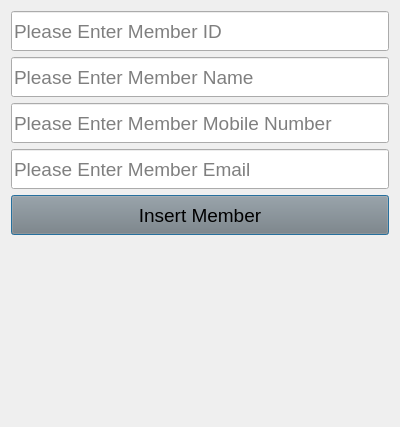
<?xml version="1.0" encoding="UTF-8"?>
<ui version="4.0">
 <class>Dialog</class>
 <widget class="QDialog" name="Dialog">
  <property name="geometry">
   <rect>
    <x>0</x>
    <y>0</y>
    <width>400</width>
    <height>427</height>
   </rect>
  </property>
  <property name="windowTitle">
   <string>Insert Member</string>
  </property>
  <layout class="QVBoxLayout" name="verticalLayout">
   <item>
    <widget class="QLineEdit" name="lineEdit_memberID">
     <property name="maximumSize">
      <size>
       <width>16777215</width>
       <height>40</height>
      </size>
     </property>
     <property name="font">
      <font>
       <pointsize>14</pointsize>
      </font>
     </property>
     <property name="placeholderText">
      <string>Please Enter Member ID</string>
     </property>
    </widget>
   </item>
   <item>
    <widget class="QLineEdit" name="lineEdit_memberName">
     <property name="maximumSize">
      <size>
       <width>16777215</width>
       <height>40</height>
      </size>
     </property>
     <property name="font">
      <font>
       <pointsize>14</pointsize>
      </font>
     </property>
     <property name="placeholderText">
      <string>Please Enter Member Name</string>
     </property>
    </widget>
   </item>
   <item>
    <widget class="QLineEdit" name="lineEdit_memberMobile">
     <property name="maximumSize">
      <size>
       <width>16777215</width>
       <height>40</height>
      </size>
     </property>
     <property name="font">
      <font>
       <pointsize>14</pointsize>
      </font>
     </property>
     <property name="placeholderText">
      <string>Please Enter Member Mobile Number</string>
     </property>
    </widget>
   </item>
   <item>
    <widget class="QLineEdit" name="lineEdit_memberEmail">
     <property name="maximumSize">
      <size>
       <width>16777215</width>
       <height>40</height>
      </size>
     </property>
     <property name="font">
      <font>
       <pointsize>14</pointsize>
      </font>
     </property>
     <property name="placeholderText">
      <string>Please Enter Member Email</string>
     </property>
    </widget>
   </item>
   <item>
    <widget class="QPushButton" name="pushButton_save">
     <property name="maximumSize">
      <size>
       <width>16777215</width>
       <height>40</height>
      </size>
     </property>
     <property name="font">
      <font>
       <pointsize>14</pointsize>
      </font>
     </property>
     <property name="styleSheet">
      <string notr="true">QPushButton{

background-color:grey

}</string>
     </property>
     <property name="text">
      <string>Insert Member</string>
     </property>
    </widget>
   </item>
   <item>
    <widget class="QLabel" name="label_result">
     <property name="font">
      <font>
       <weight>75</weight>
       <bold>true</bold>
      </font>
     </property>
     <property name="text">
      <string/>
     </property>
    </widget>
   </item>
  </layout>
 </widget>
 <resources/>
 <connections/>
</ui>
